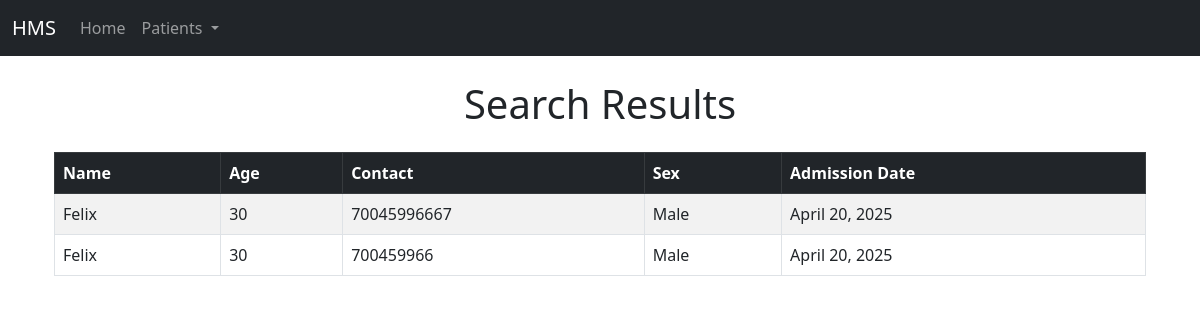
Page /patients/search/Felix/ on the earlier database version.
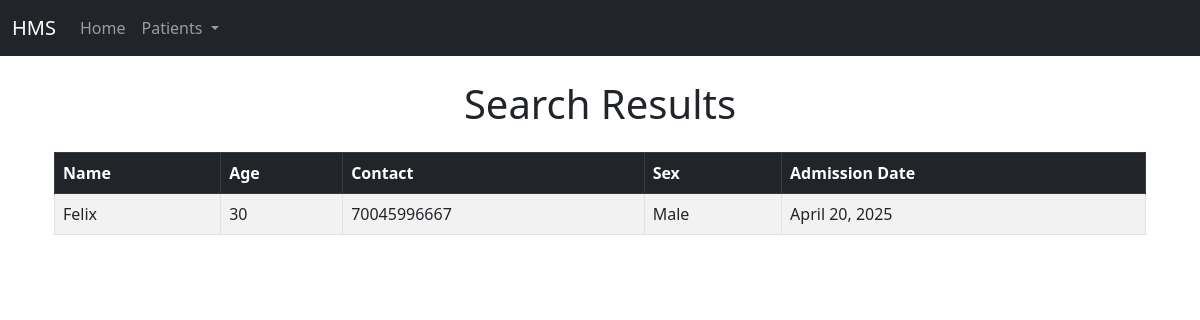
Same page on the later database version.
### patients/models.py (models this page shows, shortened)
class Patient_register(models.Model):
    name = models.CharField(max_length=100)
    age = models.IntegerField()
    contact = models.IntegerField(null=True)
    adm_date = models.DateField(auto_now_add=True)
    sex = models.CharField(max_length=10)
    prescribed_drug = models.ForeignKey('drugs.Drug', on_delete=models.SET_NULL, null=True, blank=True)  # Use string reference

### patients/views.py (the view)
# urls.py: path('search/', views.pat_search, name='pat_search'),
def pat_search(request, name=None):
    if name:
        patients = Patient_register.objects.filter(name__iexact=name.strip())
        if patients.exists():
            return render(request, 'patients/search_results.html', {'patients': patients})
        else:
            messages.error(request, "No patient found with the given name.")
            return redirect(all_patients)

### templates/patients/search_results.html (shortened to what this page needs)
{% extends 'base.html' %}
{% block content %}
<h1 class="text-center mb-4">Search Results</h1>
<div class="container">
    {% if patients %}
    <div class="table-responsive">
        <table class="table table-bordered table-striped">
            <thead class="table-dark">
                <tr>
                    <th>Name</th>
                    <th>Age</th>
                    <th>Contact</th>
                    <th>Sex</th>
                    <th>Admission Date</th>
                </tr>
            </thead>
            <tbody>
                {% for patient in patients %}
                <tr>
                    <td>{{ patient.name }}</td>
                    <td>{{ patient.age }}</td>
                    <td>{{ patient.contact }}</td>
                    <td>{{ patient.sex }}</td>
                    <td>{{ patient.adm_date }}</td>
                </tr>
                {% endfor %}
            </tbody>
        </table>
    </div>
    {% else %}
    <p class="text-center">No patients found matching your search criteria.</p>
    {% endif %}
</div>
{% endblock %}

Differences in the rows shown:
removed Patient_register: name "Felix", age "30", contact "700459966", sex "Male", adm_date "April 20, 2025"
